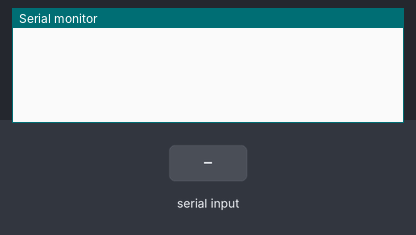
A sketch run on a simulated Arduino Uno, built with avr-gcc and run on an emulated ATmega328P. Shown: the last lines printed to the serial monitor. The inputs (shaded band) are chosen by the test bench.

Above: at 1.2 s.
1.3 s: "90,45\n" received over Serial
At 2.1 s:
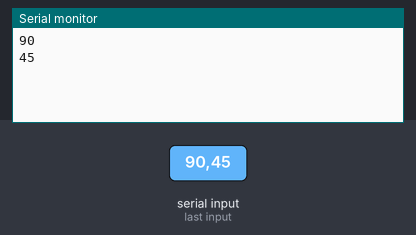
2.8 s: "30,150\n" received over Serial
At 4.6 s:
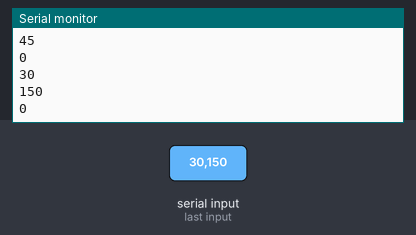
Timing chart, 0 to 6.1 s (numbered marks = the images above; inputs shaded):
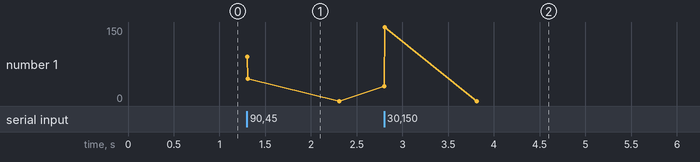

Measured:
- after the input at 1.3 s, the serial monitor: prints a new line at once (image 1)
- after the input at 2.8 s, the serial monitor: prints a new line at once (image 2)

The sketch:

ptz_serial.ino
```cpp
/*
* Serial Command Structure: 2 bytes - [ID Byte][Servo Position byte]
* ID byte should be 0 or 1.
* Servo position should be a value between 0 and 180.
* Invalid commands are ignored
* The servo position is not error checked.
*/

#include <AccelStepper.h>  //Used to control the Pan/Tilt Steppers

//These are the objects for each servo.
AccelStepper pan(AccelStepper::DRIVER, 8, 9);
AccelStepper tilt(AccelStepper::DRIVER, 10, 11);

//These are variables that hold the servo IDs.
long tiltChannel = 2;
long panChannel = 3;
long inpu = -1;
long number = -1;


//This is a character that will hold data from the Serial port.

void setup()
{
  Serial.begin(9600);
  pan.setMaxSpeed(10000);
  pan.setSpeed(1000);
  tilt.setMaxSpeed(10000);
  tilt.setSpeed(1000);

}

void loop() {
while(!Serial.available()) ; //Wait for a character on the serial port.
inpu=Serial.parseInt();    //Copy the character from the serial port to the variable
Serial.println(inpu);
Serial.flush();
if (inpu == tiltChannel) { //Check to see if the character is the servo ID for the tilt servo
  Serial.println("Ready for Tilt Amount");
  Serial.flush();
  while(!Serial.available()); //Wait for the second command byte from the serial port.
  number=Serial.parseInt();
  tilt.moveTo(number); //Set the tilt servo position to the value of the second command byte received on the serial port
  Serial.print("Tilt is: ");
  Serial.println(tilt.currentPosition());
}

//  else if (inpu == panChannel)
//  { //Check to see if the initial serial character was the servo ID for the pan servo.
//      while (Serial.available() <= 8); //Wait for the second command byte from the serial port.
//
//        pan.moveTo(number);
//        Serial.print("Pan is: ");
//        Serial.println(pan.currentPosition());
//  }  //Set the pan servo position to the value of the second command byte received from the serial port.
}
    //If the character is not the pan or tilt servo ID, it is ignored.
```
